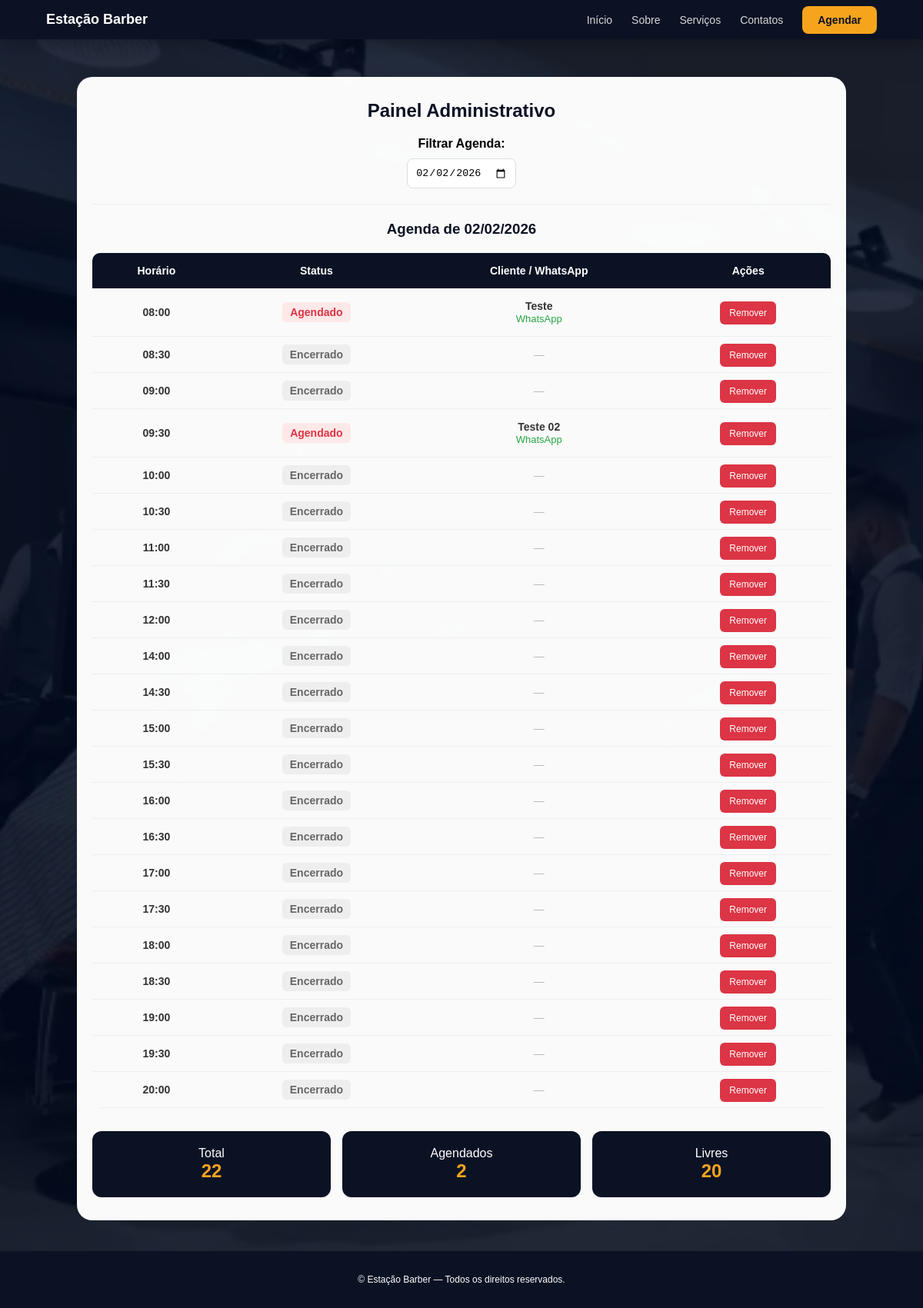
Screenshot of /agendamentos/painel_adm/2026-02-02/ with the database file from the repository.
### barbearia_admin/models.py (models this page shows, shortened)
class Disponibilidade(models.Model):
    data = models.DateField(default=timezone.now)
    horario = models.TimeField()
    disponivel = models.BooleanField(default=True)

class Agendamento(models.Model):
    nome = models.CharField(max_length=120)
    telefone = models.CharField(max_length=20)
    data = models.DateField(default=timezone.now)
    horario = models.TimeField()
    class Meta:
        unique_together = ('data', 'horario')

### barbearia_admin/views.py (the view)
# urls.py: path('painel_adm/', views.painel_adm, name='painel_adm'),
def painel_adm(request, data=None):
    try:
        if data:
            hoje = datetime.strptime(data, "%Y-%m-%d").date()
        else:
            hoje_str = request.GET.get("data")
            if hoje_str:
                hoje = datetime.strptime(hoje_str, "%Y-%m-%d").date()
            else:
                hoje = datetime.today().date()
        horarios = Disponibilidade.objects.filter(data=hoje).order_by("horario")
        agora = datetime.now()
        agendamentos = Agendamento.objects.filter(data=hoje)
        agendados_dict = {ag.horario: ag for ag in agendamentos}
        for h in horarios:
            h.passou = datetime.combine(h.data, h.horario) < agora
            ag = agendados_dict.get(h.horario)
            if ag:
                h.cliente_nome = ag.nome
                h.cliente_telefone = re.sub(r'\D', '', str(ag.telefone))
            else:
                h.cliente_nome = None
                h.cliente_telefone = None
        total_horarios = horarios.count()
        total_agendados = len(agendamentos)
        return render(request, "admin/painel_adm.html", {
            "hoje": hoje,
            "horarios": horarios,
            "total_horarios": total_horarios,
            "total_agendados": total_agendados,
            "total_livres": total_horarios - total_agendados
        })
    except Exception as e:
        print(f"Erro no Painel ADM: {e}")
        raise e

### barbearia_admin/templates/admin/painel_adm.html (shortened to what this page needs)
<!DOCTYPE html>
<html lang="pt-BR">
<head>
</head>
<body>
<nav class="navbar">
        <a href="../../../" class="navbar-brand">Estação Barber</a>
        <ul class="navbar-links" id="mobileMenu">
            <li><a href="../../../">Início</a></li>
            <li><a href="#sobre">Sobre</a></li>
            <li><a href="#servicos">Serviços</a></li>
            <li><a href="#contatos">Contatos</a></li>
            <li><a href="{% url 'tela_agendamento' %}" class="btn-agendar">Agendar</a></li>
        </ul>
    </nav>
    <div class="container">
        <h1>Painel Administrativo</h1>
        <form>
            <div class="date-selector" style="margin-bottom: 20px;">
                <label style="font-weight: 600;">Filtrar Agenda:</label><br>
                <input type="date"
                       style="padding: 10px; border-radius: 8px; border: 1px solid #ddd; margin-top: 10px;"
                       value="{{ hoje|date:'Y-m-d' }}"
                       onchange="window.location.href='/agendamentos/painel_adm/' + this.value">
            </div>
        </form>
        <hr style="opacity: 0.1;">
        <h3 style="margin: 20px 0; color: #0B1224;">Agenda de {{ hoje|date:"d/m/Y" }}</h3>
        <div class="table-wrapper">
            <table>
                <thead>
                    <tr>
                        <th>Horário</th>
                        <th>Status</th>
                        <th>Cliente / WhatsApp</th>
                        <th>Ações</th>
                    </tr>
                </thead>
                <tbody>
                    {% for h in horarios %}
                    <tr>
                        <td style="font-weight: 700;">{{ h.horario|time:"H:i" }}</td>
                        <td>
                            {% if h.cliente_nome %}
                                <span class="status-agendado">Agendado</span>
                            {% elif h.passou %}
                                <span class="status-passado">Encerrado</span>
                            {% else %}
                                <span class="status-livre">Livre</span>
                            {% endif %}
                        </td>
                        <td>
                            {% if h.cliente_nome %}
                                <div>
                                    <span style="font-weight: 600;">{{ h.cliente_nome }}</span><br>
                                    <a href="https://wa.me/{{ h.cliente_telefone }}" target="_blank" style="color: #28a745; text-decoration: none; font-size: 13px;">
                                        WhatsApp
                                    </a>
                                </div>
                            {% else %}
                                <span style="color: #bbb;">—</span>
                            {% endif %}
                        </td>
                        <td>
                            {% if h.id %}
                                <a href="{% url 'remover_horario' h.id %}" class="btn-remover" onclick="return confirm('Deseja remover?')">Remover</a>
                            {% else %}—{% endif %}
                        </td>
                    </tr>
                    {% empty %}
                    <tr><td colspan="4" style="padding: 30px;">Nenhum horário para hoje.</td></tr>
                    {% endfor %}
                </tbody>
            </table>
        </div>
        <div class="stats">
            <div class="stat-card"><p>Total</p><strong>{{ total_horarios }}</strong></div>
            <div class="stat-card"><p>Agendados</p><strong>{{ total_agendados }}</strong></div>
            <div class="stat-card"><p>Livres</p><strong>{{ total_livres }}</strong></div>
        </div>
    </div>
    <footer class="footer">
        <p>© Estação Barber — Todos os direitos reservados.</p>
    </footer>
</body>
</html>

### barbearia_admin/templates/admin/painel_adm.html (style rules this page uses)
* { margin: 0; padding: 0; box-sizing: border-box; }
body { font-family: 'Poppins', sans-serif; background-image: url("../../../static/img/image01.png"); background-repeat: no-repeat; background-size: cover; background-position: center; background-attachment: fixed; position: relative; min-height: 100vh; }
body::before { content: ""; position: fixed; top: 0; left: 0; width: 100%; height: 100%; background: rgba(0, 10, 30, 0.85); z-index: -1; }
.navbar { width: 100%; padding: 15px 5%; background: #0B1224; display: flex; justify-content: space-between; align-items: center; position: fixed; top: 0; z-index: 1000; box-shadow: 0 4px 20px rgba(0,0,0,0.3); }
.navbar-brand { display: flex; align-items: center; gap: 10px; color: white; text-decoration: none; font-size: 18px; font-weight: 600; }
.navbar-links { display: flex; gap: 25px; align-items: center; list-style: none; }
.navbar-links a { color: #d6d6d6; text-decoration: none; font-size: 14px; transition: 0.3s; }
.btn-agendar { padding: 10px 20px; background: #F7A41D; color: #0B1224 !important; border-radius: 8px; font-weight: 600; font-size: 13px; }
.container { background: rgba(255, 255, 255, 0.98); border-radius: 20px; padding: 30px 20px; max-width: 1000px; width: 92%; text-align: center; margin: 100px auto 40px auto; }
h1 { font-size: 24px; color: #0B1224; margin-bottom: 20px; }
.table-wrapper { width: 100%; overflow-x: auto; margin-top: 20px; border-radius: 10px; }
table { width: 100%; border-collapse: collapse; min-width: 650px; }
th { background: #0B1224; color: white; padding: 15px; font-size: 14px; }
td { padding: 15px; border-bottom: 1px solid #eee; font-size: 14px; color: #333; }
.status-agendado { background: #ffe8e8; color: #dc3545; padding: 5px 10px; border-radius: 6px; font-weight: 600; }
.status-passado { background: #eee; color: #666; padding: 5px 10px; border-radius: 6px; font-weight: 600; }
.btn-remover { padding: 8px 12px; background: #dc3545; color: white; border-radius: 6px; text-decoration: none; font-size: 12px; transition: 0.3s; }
.stats { display: grid; grid-template-columns: repeat(auto-fit, minmax(150px, 1fr)); gap: 15px; margin-top: 30px; }
.stat-card { background: #0B1224; padding: 20px; border-radius: 12px; color: white; }
.stat-card strong { font-size: 24px; color: #F7A41D; display: block; }
.footer { padding: 30px 0; background: #0B1224; color: white; text-align: center; font-size: 12px; }

### rows the page displays
Disponibilidade: horario "08:00", shows "Agendado", cliente_nome "Teste", shows "Remover"
Disponibilidade: horario "08:30", shows "Encerrado", shows "Remover"
Disponibilidade: horario "09:00", shows "Encerrado", shows "Remover"
Disponibilidade: horario "09:30", shows "Agendado", cliente_nome "Teste 02", shows "Remover"
Disponibilidade: horario "10:00", shows "Encerrado", shows "Remover"
Disponibilidade: horario "10:30", shows "Encerrado", shows "Remover"
Disponibilidade: horario "11:00", shows "Encerrado", shows "Remover"
Disponibilidade: horario "11:30", shows "Encerrado", shows "Remover"
Disponibilidade: horario "12:00", shows "Encerrado", shows "Remover"
Disponibilidade: horario "14:00", shows "Encerrado", shows "Remover"
Disponibilidade: horario "14:30", shows "Encerrado", shows "Remover"
Disponibilidade: horario "15:00", shows "Encerrado", shows "Remover"
Disponibilidade: horario "15:30", shows "Encerrado", shows "Remover"
Disponibilidade: horario "16:00", shows "Encerrado", shows "Remover"
Disponibilidade: horario "16:30", shows "Encerrado", shows "Remover"
Disponibilidade: horario "17:00", shows "Encerrado", shows "Remover"
Disponibilidade: horario "17:30", shows "Encerrado", shows "Remover"
Disponibilidade: horario "18:00", shows "Encerrado", shows "Remover"
Disponibilidade: horario "18:30", shows "Encerrado", shows "Remover"
Disponibilidade: horario "19:00", shows "Encerrado", shows "Remover"
Disponibilidade: horario "19:30", shows "Encerrado", shows "Remover"
Disponibilidade: horario "20:00", shows "Encerrado", shows "Remover"

### other values shown
{{ hoje|date:"d/m/Y" }} "02/02/2026"
{{ total_horarios }} "22"
{{ total_agendados }} "2"
{{ total_livres }} "20"
